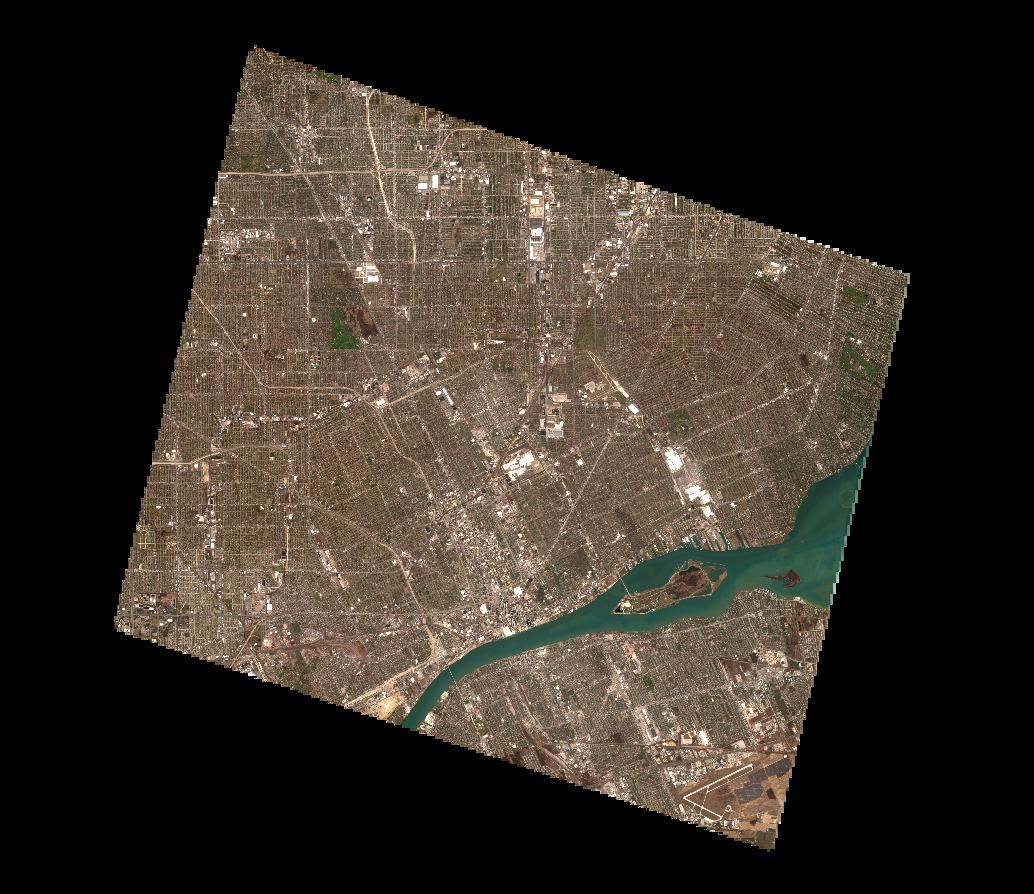
#> input picture data/Detroit/Venus_20230910/VENUS-XS_20230401-000000-000_L3A_DETROIT_C_V2-3_QKL_ALL.jpg, 1034 x 894 px
$ python -i ylim.py   (imports and definitions only)
#> lines starting #> are read from the running program, lines starting #| are printed output that depends on the picture; after the words box and inside, x2 and y2 are one past the last pixel; in counts of white or black regions, pixels touching at a corner belong together
#> further down, picture is the input picture: shape (894, 1034, 3); mean B, G, R 38.8, 46.9, 54.1
#%%
import cv2 as cv
import numpy as np
from skimage import measure
from matplotlib import pyplot as plt
from typing import Tuple, List

# Applies median filtering over given point
def median_filter(img: np.ndarray,
                  point: np.ndarray,
                  filter_size: int) -> List:
    indices = [[x, y]
               for x in range(point[1] - filter_size // 2, point[1] + filter_size // 2 + 1)
               for y in range(point[0] - filter_size // 2, point[0] + filter_size // 2 + 1)]

    indices = list(filter(lambda x: not (x[0] < 0 or x[1] < 0 or
                                         x[0] >= img.shape[0] or
                                         x[1] >= img.shape[1]), indices))

    pixel_values = [0, 0, 0]

    # Find the median of pixel values
    for channel in range(3):
        pixel_values[channel] = list(img[index[0], index[1], channel] for index in indices)
    pixel_values = list(np.median(pixel_values, axis=1))

    return pixel_values


# Applies median filtering on given contour pixels, the filter size is adjustable
def edge_median_filter(img: np.ndarray,
                       contours_list: tuple,
                       filter_size: int = 7) -> np.ndarray:
    temp_img = np.copy(img)

    for partition in contours_list:
        for point in partition:
            temp_img[point[0][1]][point[0][0]] = median_filter(img,
                                                               point[0],
                                                               filter_size)

    return cv.cvtColor(temp_img, cv.COLOR_HSV2BGR)

# [58 lines left out: functions display_region, correct_region_lab, not called in this run]


def correct_region_bgr(org_img: np.ndarray,
                       shadow_clear_img: np.ndarray,
                       shadow_indices: np.ndarray,
                       non_shadow_indices: np.ndarray) -> np.ndarray:
    # Calculate average BGR values in current shadow region and non-shadow areas
    shadow_average_bgr = np.mean(org_img[shadow_indices[0], shadow_indices[1], :], axis=0)

    # Get the average BGR from border areas
    border_average_bgr = np.mean(org_img[non_shadow_indices[0], non_shadow_indices[1], :], axis=0)
    bgr_ratio = border_average_bgr / shadow_average_bgr

    # Adjust BGR
    shadow_clear_img[shadow_indices[0], shadow_indices[1]] = np.uint8(
        shadow_clear_img[shadow_indices[0],
                         shadow_indices[1]] * bgr_ratio)

    return shadow_clear_img

def process_regions(org_image: np.ndarray,
                    mask: np.ndarray,
                    lab_adjustment: bool,
                    shadow_dilation_kernel_size: int,
                    shadow_dilation_iteration: int,
                    shadow_size_threshold: int,
                    verbose: bool) -> np.ndarray:
    lab_img = cv.cvtColor(org_image, cv.COLOR_BGR2LAB)
    shadow_clear_img = np.copy(org_image)  # Used for constructing corrected image

    # We need connected components
    # Initialize the labels of the blobs in our binary image
    labels = measure.label(mask)

    non_shadow_kernel_size = (shadow_dilation_kernel_size, shadow_dilation_kernel_size)
    non_shadow_kernel = cv.getStructuringElement(cv.MORPH_ELLIPSE, non_shadow_kernel_size)

    CHANNEL_MAX = 255

    # Now, we will iterate over each label's pixels
    for label in np.unique(labels):
        if not label == 0:
            temp_filter = np.zeros(mask.shape, dtype="uint8")
            temp_filter[labels == label] = CHANNEL_MAX

            # Only consider blobs with size above threshold
            if cv.countNonZero(temp_filter) >= shadow_size_threshold:
                shadow_indices = np.where(temp_filter == CHANNEL_MAX)

                non_shadow_temp_filter = cv.dilate(temp_filter, non_shadow_kernel,
                                                   iterations=shadow_dilation_iteration)

                # Get the new set of indices and remove shadow indices from them
                non_shadow_temp_filter = cv.bitwise_xor(non_shadow_temp_filter, temp_filter)
                non_shadow_indices = np.where(non_shadow_temp_filter == CHANNEL_MAX)

                # Contours are used for extracting the edges of the current shadow region
                contours, hierarchy = cv.findContours(temp_filter, cv.RETR_TREE, cv.CHAIN_APPROX_SIMPLE)

                if lab_adjustment:
                    shadow_clear_img = correct_region_lab(lab_img, shadow_clear_img,
                                                          shadow_indices, non_shadow_indices)
                else:
                    shadow_clear_img = correct_region_bgr(org_image, shadow_clear_img,
                                                          shadow_indices, non_shadow_indices)

                # Then apply median filtering over edges to smooth them
                # At least on the images I tried, this doesn't work as intended.
                # It is possible that this is the result of using a high frequency image only

                # Image is converted to HSV before filtering, as BGR components of the image
                # is more interconnected, therefore filtering each channel independently wouldn't be correct
                shadow_clear_img = edge_median_filter(cv.cvtColor(shadow_clear_img, cv.COLOR_BGR2HSV),
                                                      contours)
                if verbose:
                    display_region(org_image, shadow_clear_img, label, temp_filter, contours)

    return shadow_clear_img

def calculate_mask(org_image: np.ndarray,
                   ab_threshold: int,
                   region_adjustment_kernel_size: int) -> np.ndarray:
#> called with ab_threshold = 256, region_adjustment_kernel_size = 10
    lab_img = cv.cvtColor(org_image, cv.COLOR_BGR2LAB)
#> lab_img: shape (894, 1034, 3); mean of channels 0, 1, 2 51.4, 129.6, 133.7

    # Convert the L,A,B from 0 to 255 to 0 - 100 and -128 - 127 and -128 - 127 respectively
    l_range = (0, 100)
    ab_range = (-128, 127)

    lab_img = lab_img.astype('int16')
#> lab_img: shape (894, 1034, 3) int16; mean of channels 0, 1, 2 51.4, 129.6, 133.7
    lab_img[:, :, 0] = lab_img[:, :, 0] * l_range[1] / 255
#> lab_img: shape (894, 1034, 3) int16; mean of channels 0, 1, 2 19.9, 129.6, 133.7
    lab_img[:, :, 1] += ab_range[0]
#> lab_img: shape (894, 1034, 3) int16; mean of channels 0, 1, 2 19.9, 1.6, 133.7
    lab_img[:, :, 2] += ab_range[0]
#> lab_img: shape (894, 1034, 3) int16; mean of channels 0, 1, 2 19.9, 1.6, 5.7

    # Calculate the mean values of L, A and B across all pixels
    means = [np.mean(lab_img[:, :, i]) for i in range(3)]
#> means = [19.92, 1.6, 5.72]
    thresholds = [means[i] - (np.std(lab_img[:, :, i]) / 3) for i in range(3)]
#> thresholds = [11.85, 0.332, 3.5]

    # Apply threshold using only L
    if sum(means[1:]) <= ab_threshold:
        mask = cv.inRange(lab_img, (l_range[0], ab_range[0], ab_range[0]),
                                   (thresholds[0], ab_range[1], ab_range[1]))
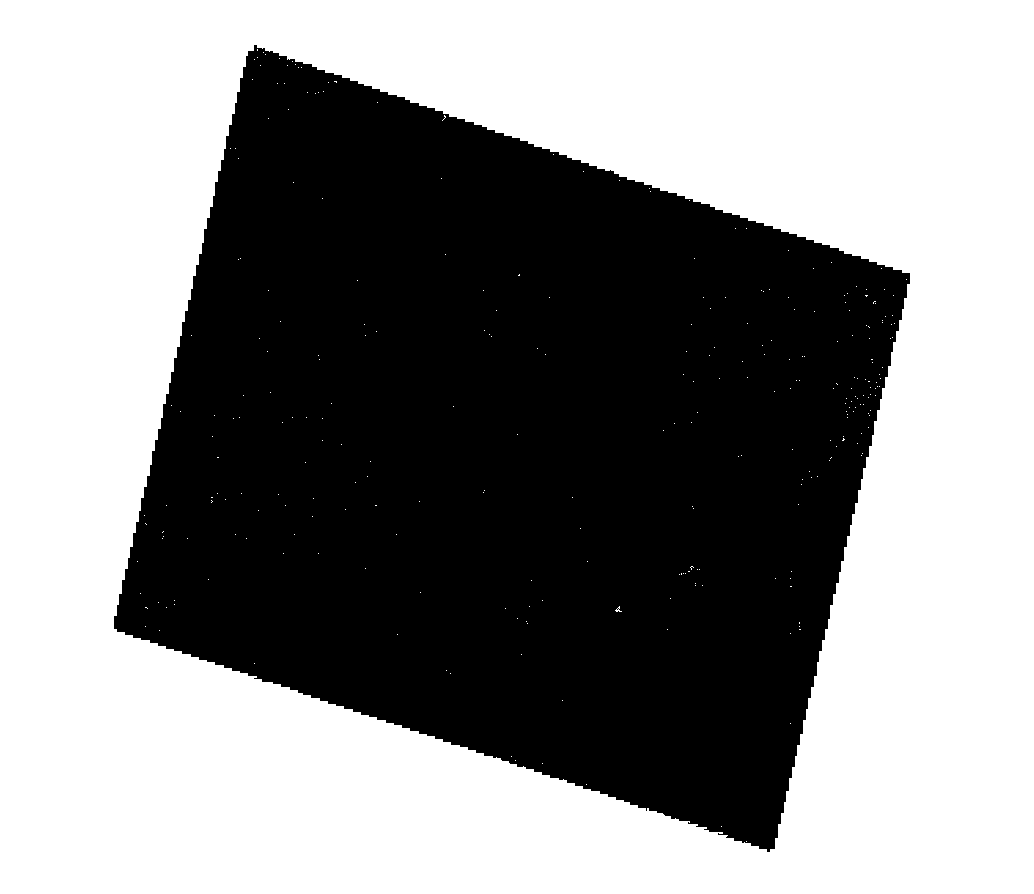
#> mask: shape (894, 1034); 55.2% white; 1 black region, box (x1, y1, x2, y2) and area: (114, 45, 910, 852) 414143
    else:  # Else, also consider B channel
        mask = cv.inRange(lab_img, (l_range[0], ab_range[0], ab_range[0]),
                                   (thresholds[0], ab_range[1], thresholds[2]))

    kernel_size = (region_adjustment_kernel_size, region_adjustment_kernel_size)
    kernel = cv.getStructuringElement(cv.MORPH_ELLIPSE, kernel_size)
    cv.morphologyEx(mask, cv.MORPH_CLOSE, kernel, mask)
    cv.morphologyEx(mask, cv.MORPH_OPEN, kernel, mask)
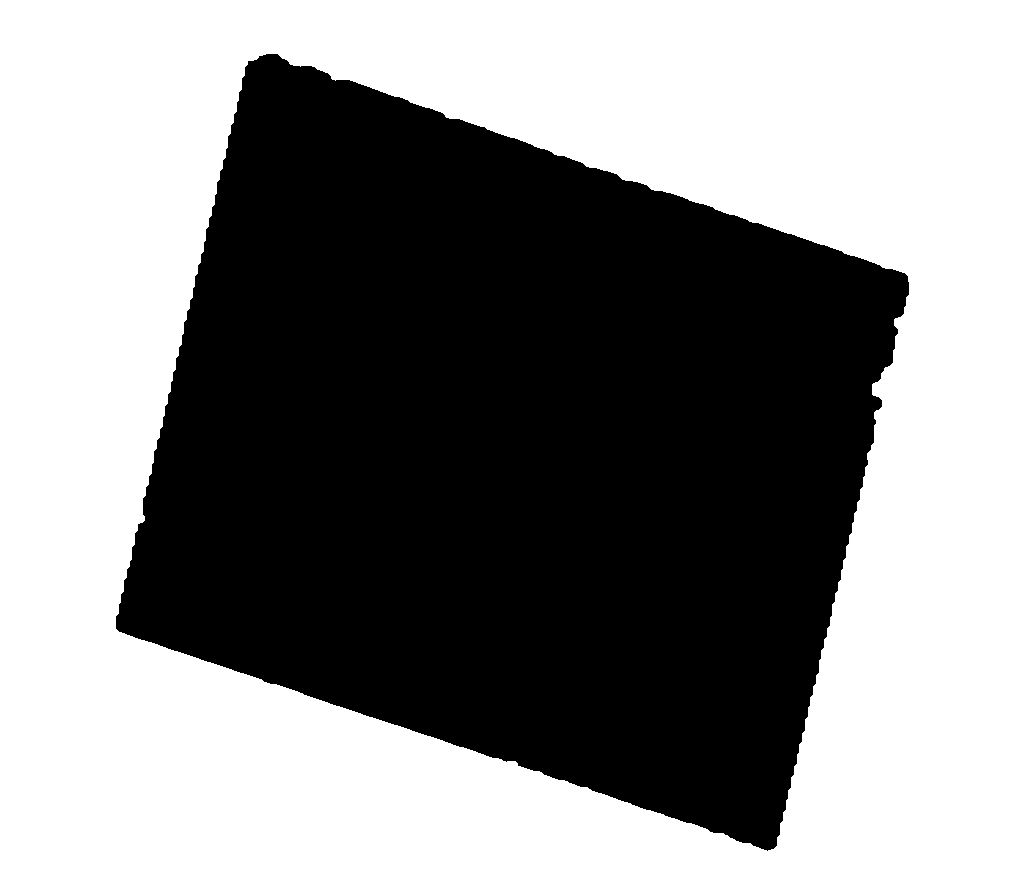
#> mask: shape (894, 1034); 55.3% white; 1 black region, box (x1, y1, x2, y2) and area: (116, 54, 909, 851) 412867

    return mask

def remove_shadows(org_image: np.ndarray,
                   ab_threshold: int,
                   lab_adjustment: bool,
                   region_adjustment_kernel_size: int,
                   shadow_dilation_iteration: int,
                   shadow_dilation_kernel_size: int,
                   shadow_size_threshold: int,
                   verbose: bool) -> Tuple[np.ndarray, np.ndarray]:
    mask = calculate_mask(org_image,
                          ab_threshold,
                          region_adjustment_kernel_size)

    shadow_clear_img = process_regions(org_image,
                                       mask,
                                       lab_adjustment,
                                       shadow_dilation_kernel_size,
                                       shadow_dilation_iteration,
                                       shadow_size_threshold,
                                       verbose)
#> the loop in process_regions, `for label in np.unique(labels):` made 2 passes
#> pass 2, in process_regions, `shadow_clear_img = correct_region_bgr(org_image, shadow_clear_img, sha..`:
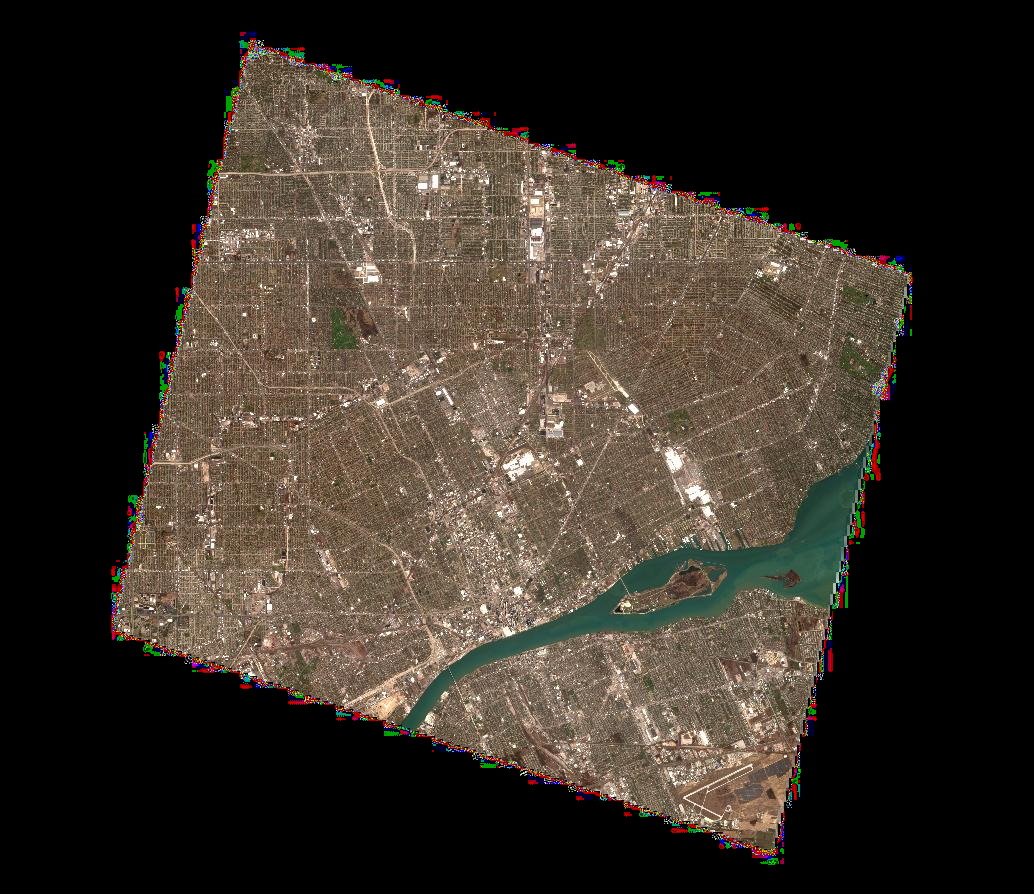
#> shadow_clear_img: shape (894, 1034, 3); 2.24% of pixels changed, all inside (x1, y1, x2, y2) = (111, 31, 913, 865)

    mask = cv.cvtColor(mask, cv.COLOR_GRAY2RGB)

    return shadow_clear_img, mask

def processImageFile(org_image: np.ndarray,
                       ab_threshold: int = 256,
                       lab_adjustment: bool = False,
                       region_adjustment_kernel_size: int = 10,
                       shadow_dilation_kernel_size: int = 5,
                       shadow_dilation_iteration: int = 3,
                       shadow_size_threshold: int = 2500,
                       verbose: bool = False) -> Tuple[np.ndarray, np.ndarray, np.ndarray]:
    print("Processing image from array input...")

    shadow_clear, mask = remove_shadows(org_image,
                                        ab_threshold,
                                        lab_adjustment,
                                        region_adjustment_kernel_size,
                                        shadow_dilation_iteration,
                                        shadow_dilation_kernel_size,
                                        shadow_size_threshold,
                                        verbose=verbose)

    _, axes = plt.subplots(1, 3)
    ax = axes.ravel()

    ax[0].imshow(cv.cvtColor(org_image, cv.COLOR_BGR2RGB))
    ax[0].set_title("Original Image")

    ax[1].imshow(cv.cvtColor(mask, cv.COLOR_BGR2RGB))
    ax[1].set_title("Shadow Regions")

    ax[2].imshow(cv.cvtColor(shadow_clear, cv.COLOR_BGR2RGB))
    ax[2].set_title("Corrected Image")

    plt.tight_layout()
    plt.show()
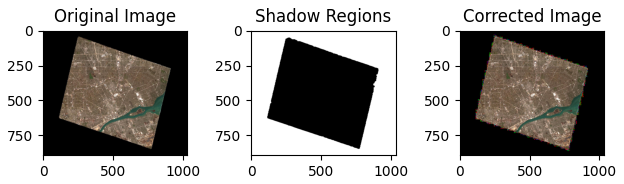
#> figure drawn by matplotlib, 3 panels

    return org_image, mask, shadow_clear

# %%
# [22 lines not run here, left out]
# %%

>>> import cv2
>>> picture = cv2.imread('../../../data/Detroit/Venus_20230910/VENUS-XS_20230401-000000-000_L3A_DETROIT_C_V2-3_QKL_ALL.jpg')
>>> result = processImageFile(picture)
